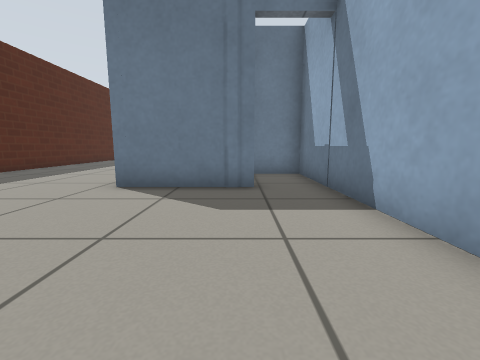
[1] (above)

12 first-person views from a walk through a world built for the Gazebo simulator. The camera is 0.5 m above the floor, tilts 8° down and sees 90° across. The floor is counted in squares, 0.5 m on a side. Each view is taken from the middle of a square. On the plan, view 1 faces up. The plan holds only what a view shows up to about 10 squares ahead; the rest is blank. Simple patterns stand in for the simulator's built-in surfaces.

[2]
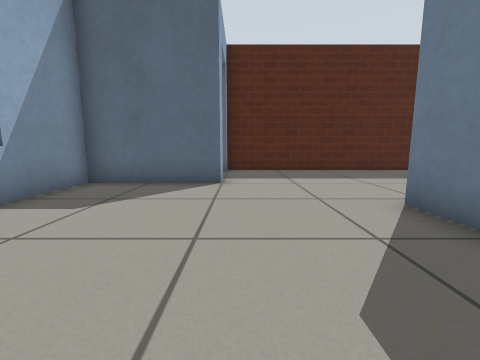

[3]
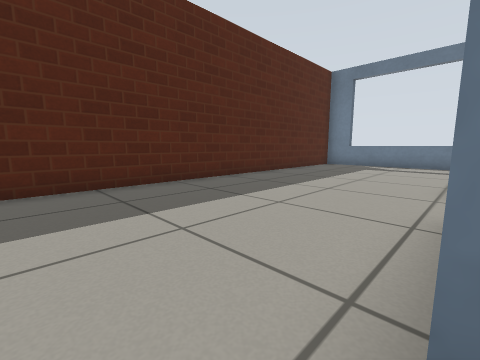

[4]
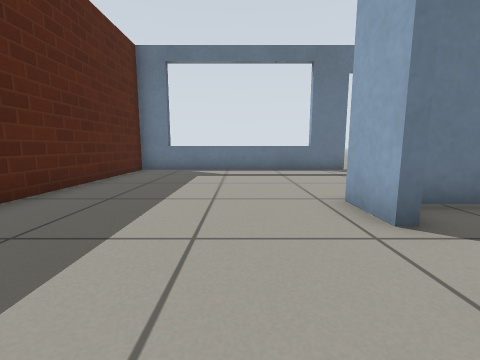

[5]
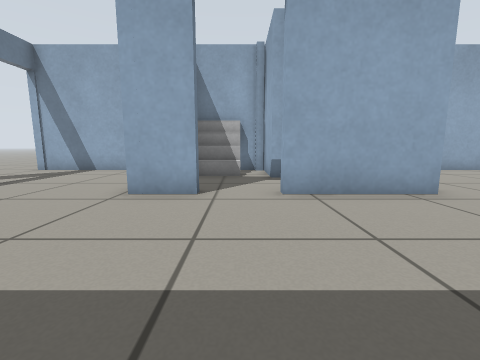

[6]
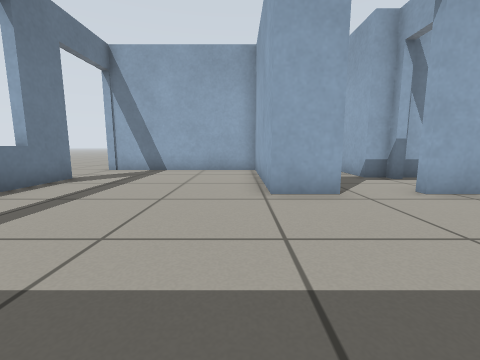

[7]
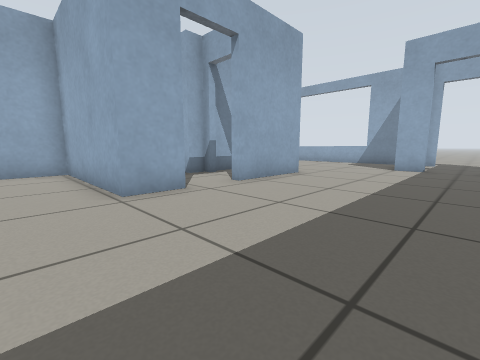

[8]
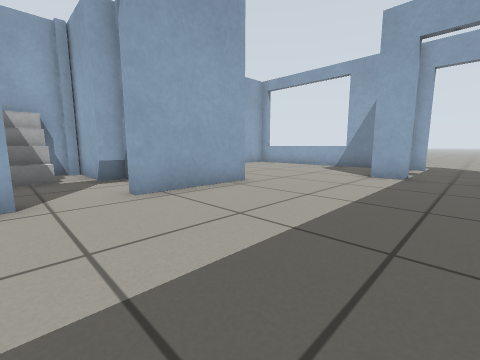

[9]
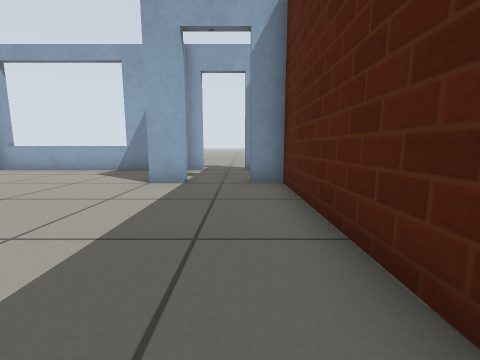

[10]
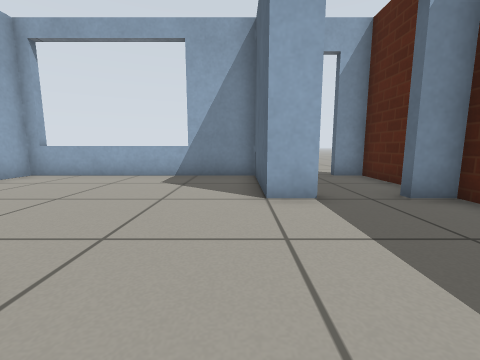

[11]
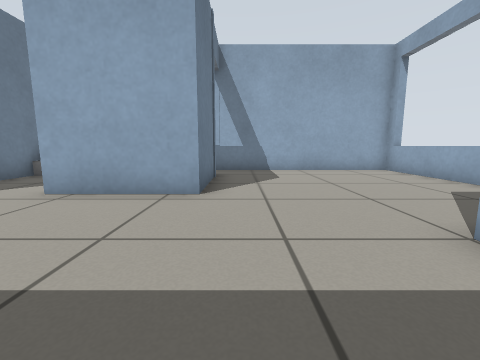

[12]
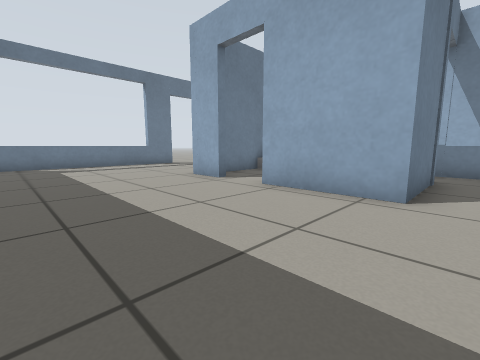

### Floor plan
Ten units are one square. View 1 is at (0, 0); x grows to the right and y downward. Boxes are objects, and circles mark ways between rooms. Rooms are numbered by the first view taken in them; rooms with no view inside come last. Other rooms are left out.
<svg viewBox="-97 -191 127 208">
<path fill="none" stroke="#000" d="M-31 -109 -31 -123 22 -123 22 -186M4 -58 -31 -58 -31 -91M-65 -25 -55 -25 -55 12 22 12 22 -60M-69 -182 -92 -182 -92 -25 -82 -25M-5 -182 -41 -182M-7 -83 -3 -83 -3 -90 23 -90M5 -120 -19 -120M22 -93 22 -106M-92 -9 -92 12 -81 12M22 -60 22 -87 5 -87"/>
<rect x="-5" y="-125" width="30" height="30" fill="#bbb"><title>stairs</title></rect>
<circle cx="-30" cy="-100" r="3" fill="#2a7"/>
<circle cx="-75" cy="-20" r="3" fill="#2a7"/>
<circle cx="15" cy="-60" r="3" fill="#2a7"/>
<text x="-40" y="-90">1</text>
<text x="-10" y="-100">2</text>
<text x="-80" y="-10">3</text>
<text x="10" y="-80">4</text>
</svg>
Room 1 opens to room 2. Room 1 opens to room 3. Room 1 opens to room 4.

Where each view was taken, in squares from view 1:
view 1: 0 up, 0 right, facing up
view 2: 3 up, 1 right, facing left
view 3: 5 up, 3 left, facing up-left
view 4: 8 up, 5 left, facing up
view 5: 10 up, 8 left, facing right
view 6: 13 up, 8 left, facing right
view 7: 14 up, 8 left, facing down-right
view 8: 11 up, 8 left, facing down-right
view 9: 9 up, 8 left, facing down
view 10: 7 up, 5 left, facing down
view 11: 5 up, 8 left, facing right
view 12: 5 up, 8 left, facing up-right
